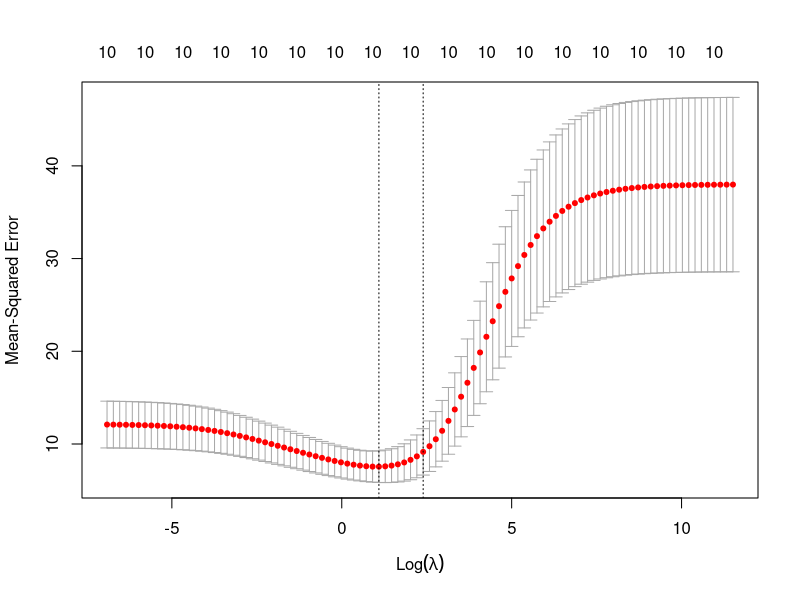

Source code (R):
## ---- chunk 1
knitr::opts_chunk$set(echo = TRUE)
## ---- chunk 2
# Load libraries, get data & set seed for reproducibility ---------------------
set.seed(123)    # seef for reproducibility
library(glmnet)  # for ridge regression
library(dplyr)   # for data cleaning
library(psych)   # for function tr() to compute trace of a matrix

data("mtcars")
# Center y, X will be standardized in the modelling function
y <- mtcars %>% select(mpg) %>% scale(center = TRUE, scale = FALSE) %>% as.matrix()
X <- mtcars %>% select(-mpg) %>% as.matrix()


# Perform 10-fold cross-validation to select lambda ---------------------------
lambdas_to_try <- 10^seq(-3, 5, length.out = 100)
# Setting alpha = 0 implements ridge regression
ridge_cv <- cv.glmnet(X, y, alpha = 0, lambda = lambdas_to_try,
                      standardize = TRUE, nfolds = 10)
# Plot cross-validation results
plot(ridge_cv)
